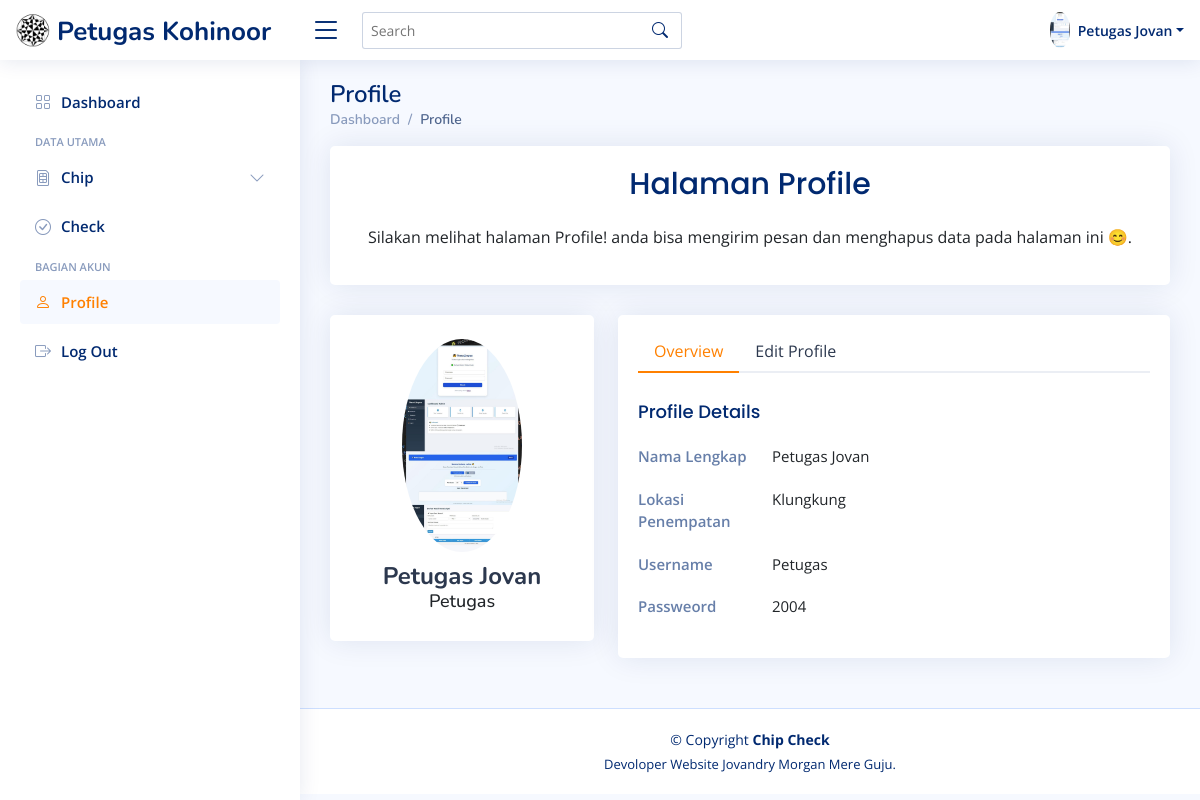
Screenshot of /pengguna/petugas/profile.php (signed in) with the database file from the repository.
### tables this page shows
CREATE TABLE `petugas` (
  `id_petugas` int(12) NOT NULL,
  `nama_lengkap` varchar(120) NOT NULL,
  `lokasi_penempatan` varchar(50) NOT NULL,
  `username` varchar(50) NOT NULL,
  `password` varchar(50) NOT NULL,
  `fp` text NOT NULL
);

### pengguna/petugas/profile.php (the view, shortened to what this page needs)
<!DOCTYPE html>
<html lang="en">
<?php include 'fitur/head.php'; ?>
<body translate="no">
    <?php include 'fitur/header.php'; ?>
    <?php include 'fitur/sidebar.php'; ?>
    <main id="main" class="main">
        <?php include 'fitur/title.php'; ?>
        <?php include 'fitur/papan_nama.php'; ?>
        <div id="load_data">
            <section class="section profile">
                <div class="row">
                    <div class="col-xl-4">
                        <div class="card">
                            <?php
                            include '../../keamanan/koneksi.php';
                            if (isset($_SESSION['id_petugas'])) {
                                $id_petugas = $_SESSION['id_petugas'];
                                $query = "SELECT * FROM petugas WHERE id_petugas = '$id_petugas'";
                                $result = mysqli_query($koneksi, $query);
                                if ($result) {
                                    if (mysqli_num_rows($result) > 0) {
                                        $petugas = mysqli_fetch_assoc($result);
                            ?>
                            <div class="card-body profile-card pt-4 d-flex flex-column align-items-center">
                                <a href="javascript:void(0)"
                                    onclick="document.getElementById('editFotoProfile').click()">
                                    <?php if (!empty($petugas['fp'])): ?>
                                    <img src="../../assets_admin/img/fp_pengguna/petugas/<?php echo $petugas['fp']; ?>"
                                        alt="Profile" class="gbrr rounded-circle" />
                                    <?php else: ?>
                                    <img src="../../assets_admin/img/user.png" alt="ananddavis" class="img-fluid" />
                                    <?php endif; ?>
                                </a>
                                <h2><?php echo $petugas['nama_lengkap']; ?></h2>
                                <h3><?php echo $petugas['username']; ?></h3>
                            </div>
                        </div>
                    </div>
                    <div class="col-xl-8">
                        <div class="card">
                            <div class="card-body pt-3">
                                <ul class="nav nav-tabs nav-tabs-bordered">
                                    <li class="nav-item">
                                        <button class="nav-link active" data-bs-toggle="tab"
                                            data-bs-target="#profile-overview">
                                            Overview
                                        </button>
                                    </li>
                                    <li class="nav-item">
                                        <button class="nav-link" data-bs-toggle="tab" data-bs-target="#profile-edit">
                                            Edit Profile
                                        </button>
                                    </li>
                                </ul>
                                <div class="tab-content pt-2">
                                    <div class="tab-pane fade show active profile-overview" id="profile-overview">
                                        <h5 class="card-title">Profile Details</h5>
                                        <div class="row">
                                            <div class="col-lg-3 col-md-4 label">Nama Lengkap</div>
                                            <div class="col-lg-9 col-md-8"><?php echo $petugas['nama_lengkap']; ?></div>
                                        </div>
                                        <div class="row">
                                            <div class="col-lg-3 col-md-4 label">Lokasi Penempatan</div>
                                            <div class="col-lg-9 col-md-8">
                                                <?php echo $petugas['lokasi_penempatan']; ?>
                                            </div>
                                        </div>
                                        <div class="row">
                                            <div class="col-lg-3 col-md-4 label">Username</div>
                                            <div class="col-lg-9 col-md-8"><?php echo $petugas['username']; ?></div>
                                        </div>
                                        <div class="row">
                                            <div class="col-lg-3 col-md-4 label">Passweord</div>
                                            <div class="col-lg-9 col-md-8"><?php echo $petugas['password']; ?></div>
                                        </div>
                                    </div>
                                </div>
                            </div>
                        </div>
                    </div>
                </div>
            </section>
        </div>
        <?php
                                    } else {
                                        echo "Tidak ada data petugas.";
                                    }
                                } else {
                                    echo "Gagal mengambil data petugas: " . mysqli_error($koneksi);
                                }
                            } else {
                                echo "Session id_petugas tidak tersedia.";
                            }
?>
        <link href="https://cdnjs.cloudflare.com/ajax/libs/cropperjs/1.5.12/cropper.min.css" rel="stylesheet">
    </main>
    <?php include 'fitur/bagian_akhir.php'; ?>
</body>
</html>

### pengguna/petugas/fitur/header.php (shortened to what this page needs)
<header id="header" class="header fixed-top d-flex align-items-center justify-content-between">
    <div class="d-flex align-items-center">
        <a href="dashboard" class="logo d-flex align-items-center">
            <img src="../../assets_admin/img/kohinor/logo_kohinor.png" alt="Logo Kohinor" />
            <span class="d-none d-lg-block" style="margin-left: 5px; font-size: 26px; margin-top: 3px;">
                Petugas Kohinoor
            </span>
        </a>
        <i class="bi bi-list toggle-sidebar-btn"></i>
    </div>
    <div class="search-bar">
        <form class="search-form d-flex align-items-center" method="POST" action="fitur/search.php">
            <input type="text" name="query" placeholder="Search" title="Enter search keyword" />
            <button type="submit" title="Search">
                <i class="bi bi-search"></i>
            </button>
        </form>
    </div>
    <nav class="header-nav ms-auto">
        <ul class="d-flex align-items-center">
            <li class="nav-item dropdown pe-3">
                <a class="nav-link nav-profile d-flex align-items-center pe-0" href="#" data-bs-toggle="dropdown">
                    <?php
                    include '../../keamanan/koneksi.php';
                    if (isset($_SESSION['id_petugas'])) {
                        $id_petugas = $_SESSION['id_petugas'];
                        $query = "SELECT * FROM petugas WHERE id_petugas = '$id_petugas'";
                        $result = mysqli_query($koneksi, $query);
                        if ($result && mysqli_num_rows($result) > 0) {
                            $petugas = mysqli_fetch_assoc($result);
                            if (!empty($petugas['fp'])) {
                                echo '<img src="../../assets_admin/img/fp_pengguna/petugas/' . $petugas['fp'] . '" alt="Profile" class="rounded-circle" />';
                            } else {
                                echo '<img src="../../assets_admin/img/user.png" alt="Profile" class="rounded-circle" />';
                            }
                            echo '<span class="d-none d-md-block dropdown-toggle ps-2">' . $petugas['nama_lengkap'] . '</span>';
                        }
                    }
                    ?>
                </a>
            </li>
        </ul>
    </nav>
</header>

### assets_admin/css/style.css (style rules this page uses)
:root { scroll-behavior: smooth; }
body { font-family: "Open Sans", sans-serif; background: #f6f9ff; color: #444444; }
a { color: hsl(30, 100%, 50%); text-decoration: none; }
h1, h2, h3, h4, h5, h6 { font-family: "Nunito", sans-serif; }
#main { margin-top: 60px; padding: 20px 30px; transition: all 0.3s; }
.card { margin-bottom: 30px; border: none; border-radius: 5px; box-shadow: 0px 0 30px rgba(1, 41, 112, 0.1); }
.card-title { padding: 20px 0 15px 0; font-size: 18px; font-weight: 500; color: #012970; font-family: "Poppins", sans-serif; }
.card-body { padding: 0 20px 20px 20px; }
.nav-tabs-bordered { border-bottom: 2px solid #ebeef4; }
.nav-tabs-bordered .nav-link { margin-bottom: -2px; border: none; color: #2c384e; }
.nav-tabs-bordered .nav-link.active { background-color: #fff; color: hsl(30, 100%, 50%); border-bottom: 2px solid hsl(30, 100%, 50%); }
.logo { line-height: 1; }
@media (min-width: 1200px) { .logo { width: 280px; } }
.logo img { max-height: 26px; margin-right: 6px; }
.logo span { font-size: 26px; font-weight: 700; color: #012970; font-family: "Nunito", sans-serif; }
.header { transition: all 0.5s; z-index: 997; height: 60px; box-shadow: 0px 2px 20px rgba(1, 41, 112, 0.1); background-color: #fff; padding-left: 20px; }
.header .toggle-sidebar-btn { font-size: 32px; padding-left: 10px; cursor: pointer; color: #012970; }
.header .search-bar { min-width: 360px; padding: 0 20px; }
.header .search-form { width: 100%; }
.header .search-form input { border: 0; font-size: 14px; color: #012970; border: 1px solid rgba(1, 41, 112, 0.2); padding: 7px 38px 7px 8px; border-radius: 3px; transition: 0.3s; width: 100%; }
.header .search-form button { border: 0; padding: 0; margin-left: -30px; background: none; }
.header .search-form button i { color: #012970; }
.header-nav ul { list-style: none; }
.header-nav > ul { margin: 0; padding: 0; }
.header-nav .nav-profile { color: #012970; }
.header-nav .nav-profile img { max-height: 36px; }
.header-nav .nav-profile span { font-size: 14px; font-weight: 600; }
@media (min-width: 1200px) { #main, #footer { margin-left: 300px; } }
.profile .profile-card img { max-width: 120px; }
.profile .profile-card h2 { font-size: 24px; font-weight: 700; color: #2c384e; margin: 10px 0 0 0; }
.profile .profile-card h3 { font-size: 18px; }
.profile .profile-overview .row { margin-bottom: 20px; font-size: 15px; }
.profile .profile-overview .card-title { color: #012970; }
.profile .profile-overview .label { font-weight: 600; color: rgba(1, 41, 112, 0.6); }

### pengguna/petugas/fitur/header.php (style rules this page uses)
.logo img { transform: scale(1.5); transition: transform 0.3s ease; }

### rows the page displays
petugas: fp (picture), nama_lengkap "Petugas Jovan", username "Petugas", lokasi_penempatan "Klungkung", password "2004"

### other values shown
$page_title "Profile"
